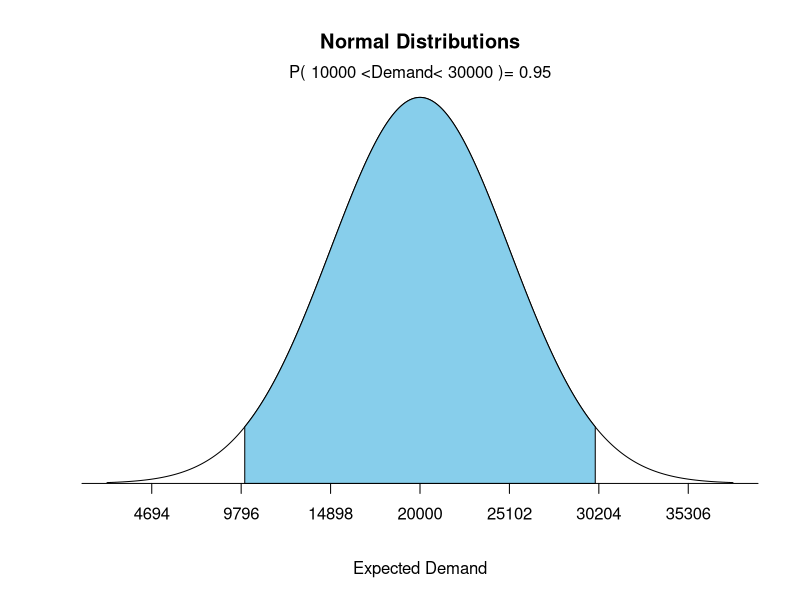

Write the R code that produced this figure.
#given mean
mean=20000
# given p(10k<x<30k)=0.95 
#as mean is 20000 by symmetry rule 
# of normal table, z value is 1.96 standard deviation is 10000/1.96
sd=as.integer(10000/1.96)
sd


lb=10000
ub=30000

x<-seq(-3.5,3.5,.01)*sd+mean
x
hx=dnorm(x,mean,sd)
hx
plot(x,hx,type='n',xlab="Expected Demand",ylab="",main="Normal Distributions",axes=FALSE)

i <- x>=lb & x<=ub
lines(x,hx)
polygon(c(lb,x[i],ub),c(0,hx[i],0),col="sky blue")
area<-pnorm(ub,mean,sd)-pnorm(lb,mean,sd)
result <- paste("P(",lb,"<Demand<",ub,")=",signif(area,digits = 3))

mtext(result,3)
axis_bound=5
axis(side=1,at=seq(-axis_bound*sd+mean,axis_bound*sd+mean,by=sd),pos=0)

#calculating stock out probabilities
pnorm(15000,mean,sd,lower.tail = FALSE)

pnorm(18000,mean,sd,lower.tail = FALSE)

pnorm(24000,mean,sd,lower.tail = FALSE)

pnorm(28000,mean,sd,lower.tail = FALSE)


############PROFIT/LOSS###########################3
profit_init=24-16
profit_init

profit_later=16-5

################  for 15000 ####################
#worst case scenerio 10000

projected_profit=8*10000-11*5000
projected_profit

#for most likely scenerio 20000

projected_profit=8*15000
projected_profit

#for best case scenerio

projected_profit=8*15000
projected_profit


################  for 18000 ####################
#worst case scenerio 10000

projected_profit=8*10000-11*8000
projected_profit

#for most likely scenerio 20000

projected_profit=8*18000
projected_profit

#for best case scenerio

projected_profit=8*18000
projected_profit



################  for 24000 ####################
#worst case scenerio 10000

projected_profit=8*10000-11*14000
projected_profit

#for most likely scenerio 20000

projected_profit=8*20000-11*4000
projected_profit

#for best case scenerio

projected_profit=8*24000
projected_profit
 